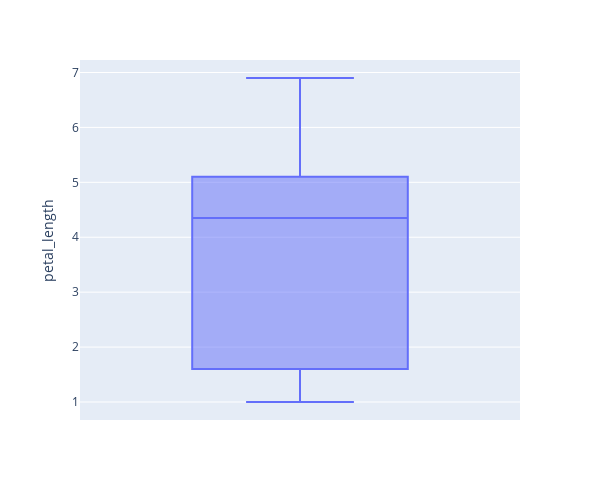

This figure's notebook cell:
### Markdown cell above
### Box Plot

### Code cell
fig = px.box(iris, y='petal_length',
             width=600,
             height=500,
#              x='species',
#              points='all'
            )
fig.show()

### Figure 1 — Plotly figure (JSON) as saved in the notebook; plotly's stock layout.template omitted (floating-point values rounded to 4 significant figures; data arrays with more than 128 entries replaced by an {"elided": "..."} marker saying what was removed)
{"data": [{"alignmentgroup": "True", "hoverlabel": {"namelength": 0}, "hovertemplate": "petal_length=%{y}", "legendgroup": "", "marker": {"color": "#636efa"}, "name": "", "notched": false, "offsetgroup": "", "orientation": "v", "showlegend": false, "type": "box", "x0": " ", "xaxis": "x", "y": {"elided": "150 float values"}, "y0": " ", "yaxis": "y"}], "layout": {"boxmode": "group", "height": 500, "legend": {"tracegroupgap": 0}, "margin": {"t": 60}, "width": 600, "xaxis": {"anchor": "y", "domain": [0, 1]}, "yaxis": {"anchor": "x", "domain": [0, 1], "title": {"text": "petal_length"}}}}
